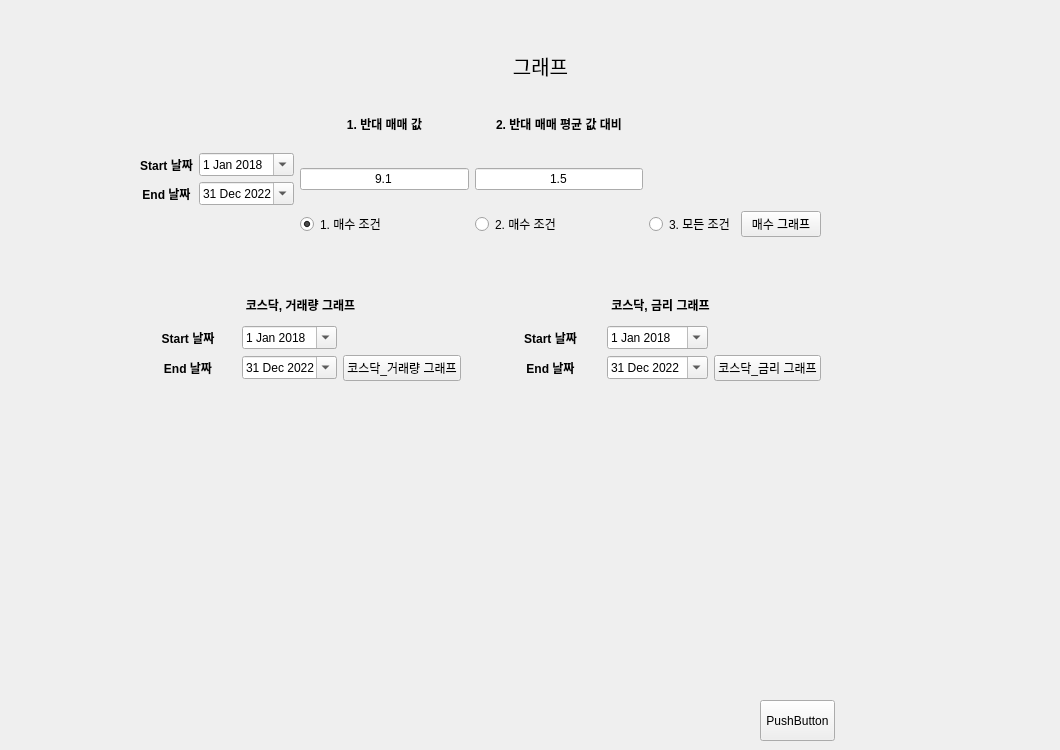
    <widget class="QWidget" name="page">
     <widget class="QLabel" name="label_search_3">
      <property name="geometry">
       <rect>
        <x>30</x>
        <y>40</y>
        <width>1021</width>
        <height>51</height>
       </rect>
      </property>
      <property name="font">
       <font>
        <family>맑은 고딕</family>
        <pointsize>15</pointsize>
       </font>
      </property>
      <property name="text">
       <string>그래프</string>
      </property>
      <property name="alignment">
       <set>Qt::AlignCenter</set>
      </property>
     </widget>
     <widget class="QWidget" name="gridLayoutWidget">
      <property name="geometry">
       <rect>
        <x>500</x>
        <y>290</y>
        <width>321</width>
        <height>91</height>
       </rect>
      </property>
      <layout class="QGridLayout" name="gridLayout">
       <item row="2" column="0">
        <widget class="QLabel" name="label_76">
         <property name="font">
          <font>
           <weight>75</weight>
           <bold>true</bold>
          </font>
         </property>
         <property name="text">
          <string>End 날짜</string>
         </property>
         <property name="alignment">
          <set>Qt::AlignCenter</set>
         </property>
        </widget>
       </item>
       <item row="1" column="0">
        <widget class="QLabel" name="label_75">
         <property name="font">
          <font>
           <weight>75</weight>
           <bold>true</bold>
          </font>
         </property>
         <property name="text">
          <string>Start 날짜</string>
         </property>
         <property name="alignment">
          <set>Qt::AlignCenter</set>
         </property>
        </widget>
       </item>
       <item row="2" column="2">
        <widget class="QPushButton" name="show_graph_btn3">
         <property name="text">
          <string>코스닥_금리 그래프</string>
         </property>
        </widget>
       </item>
       <item row="0" column="0" colspan="3">
        <widget class="QLabel" name="label_82">
         <property name="font">
          <font>
           <weight>75</weight>
           <bold>true</bold>
          </font>
         </property>
         <property name="text">
          <string>코스닥, 금리 그래프</string>
         </property>
         <property name="alignment">
          <set>Qt::AlignCenter</set>
         </property>
        </widget>
       </item>
       <item row="1" column="1">
        <widget class="QDateEdit" name="start_date3">
         <property name="maximumDate">
          <date>
           <year>2022</year>
           <month>12</month>
           <day>31</day>
          </date>
         </property>
         <property name="minimumDate">
          <date>
           <year>2018</year>
           <month>1</month>
           <day>1</day>
          </date>
         </property>
         <property name="calendarPopup">
          <bool>true</bool>
         </property>
         <property name="date">
          <date>
           <year>2018</year>
           <month>1</month>
           <day>1</day>
          </date>
         </property>
        </widget>
       </item>
       <item row="2" column="1">
        <widget class="QDateEdit" name="end_date3">
         <property name="maximumDate">
          <date>
           <year>2022</year>
           <month>12</month>
           <day>31</day>
          </date>
         </property>
         <property name="minimumDate">
          <date>
           <year>2018</year>
           <month>1</month>
           <day>1</day>
          </date>
         </property>
         <property name="calendarPopup">
          <bool>true</bool>
         </property>
         <property name="date">
          <date>
           <year>2022</year>
           <month>12</month>
           <day>31</day>
          </date>
         </property>
        </widget>
       </item>
      </layout>
     </widget>
     <widget class="QWidget" name="gridLayoutWidget_2">
      <property name="geometry">
       <rect>
        <x>140</x>
        <y>290</y>
        <width>321</width>
        <height>91</height>
       </rect>
      </property>
      <layout class="QGridLayout" name="gridLayout_2">
       <item row="2" column="2">
        <widget class="QPushButton" name="show_graph_btn2">
         <property name="text">
          <string>코스닥_거래량 그래프</string>
         </property>
        </widget>
       </item>
       <item row="1" column="1">
        <widget class="QDateEdit" name="start_date2">
         <property name="maximumDate">
          <date>
           <year>2022</year>
           <month>12</month>
           <day>31</day>
          </date>
         </property>
         <property name="minimumDate">
          <date>
           <year>2018</year>
           <month>1</month>
           <day>1</day>
          </date>
         </property>
         <property name="calendarPopup">
          <bool>true</bool>
         </property>
         <property name="date">
          <date>
           <year>2018</year>
           <month>1</month>
           <day>1</day>
          </date>
         </property>
        </widget>
       </item>
       <item row="2" column="1">
        <widget class="QDateEdit" name="end_date2">
         <property name="maximumDate">
          <date>
           <year>2022</year>
           <month>12</month>
           <day>31</day>
          </date>
         </property>
         <property name="minimumDate">
          <date>
           <year>2018</year>
           <month>1</month>
           <day>1</day>
          </date>
         </property>
         <property name="calendarPopup">
          <bool>true</bool>
         </property>
         <property name="date">
          <date>
           <year>2022</year>
           <month>12</month>
           <day>31</day>
          </date>
         </property>
        </widget>
       </item>
       <item row="0" column="0" colspan="3">
        <widget class="QLabel" name="label_83">
         <property name="font">
          <font>
           <weight>75</weight>
           <bold>true</bold>
          </font>
         </property>
         <property name="text">
          <string>코스닥, 거래량 그래프</string>
         </property>
         <property name="alignment">
          <set>Qt::AlignCenter</set>
         </property>
        </widget>
       </item>
       <item row="1" column="0">
        <widget class="QLabel" name="label_77">
         <property name="font">
          <font>
           <weight>75</weight>
           <bold>true</bold>
          </font>
         </property>
         <property name="text">
          <string>Start 날짜</string>
         </property>
         <property name="alignment">
          <set>Qt::AlignCenter</set>
         </property>
        </widget>
       </item>
       <item row="2" column="0">
        <widget class="QLabel" name="label_78">
         <property name="font">
          <font>
           <weight>75</weight>
           <bold>true</bold>
          </font>
         </property>
         <property name="text">
          <string>End 날짜</string>
         </property>
         <property name="alignment">
          <set>Qt::AlignCenter</set>
         </property>
        </widget>
       </item>
      </layout>
     </widget>
     <widget class="QWidget" name="gridLayoutWidget_3">
      <property name="geometry">
       <rect>
        <x>140</x>
        <y>100</y>
        <width>681</width>
        <height>137</height>
       </rect>
      </property>
      <layout class="QGridLayout" name="gridLayout_3">
       <item row="1" column="0">
        <widget class="QLabel" name="label_79">
         <property name="font">
          <font>
           <weight>75</weight>
           <bold>true</bold>
          </font>
         </property>
         <property name="text">
          <string>Start 날짜</string>
         </property>
         <property name="alignment">
          <set>Qt::AlignCenter</set>
         </property>
        </widget>
       </item>
       <item row="2" column="0">
        <widget class="QLabel" name="label_80">
         <property name="font">
          <font>
           <weight>75</weight>
           <bold>true</bold>
          </font>
         </property>
         <property name="text">
          <string>End 날짜</string>
         </property>
         <property name="alignment">
          <set>Qt::AlignCenter</set>
         </property>
        </widget>
       </item>
       <item row="0" column="3">
        <widget class="QLabel" name="label_74">
         <property name="font">
          <font>
           <weight>75</weight>
           <bold>true</bold>
          </font>
         </property>
         <property name="text">
          <string>2. 반대 매매 평균 값 대비</string>
         </property>
         <property name="alignment">
          <set>Qt::AlignCenter</set>
         </property>
        </widget>
       </item>
       <item row="2" column="1">
        <widget class="QDateEdit" name="end_date">
         <property name="maximumDate">
          <date>
           <year>2022</year>
           <month>12</month>
           <day>31</day>
          </date>
         </property>
         <property name="minimumDate">
          <date>
           <year>2018</year>
           <month>1</month>
           <day>1</day>
          </date>
         </property>
         <property name="calendarPopup">
          <bool>true</bool>
         </property>
         <property name="date">
          <date>
           <year>2022</year>
           <month>12</month>
           <day>31</day>
          </date>
         </property>
        </widget>
       </item>
       <item row="0" column="2">
        <widget class="QLabel" name="label_73">
         <property name="font">
          <font>
           <weight>75</weight>
           <bold>true</bold>
          </font>
         </property>
         <property name="text">
          <string>1. 반대 매매 값</string>
         </property>
         <property name="alignment">
          <set>Qt::AlignCenter</set>
         </property>
         <property name="wordWrap">
          <bool>true</bool>
         </property>
        </widget>
       </item>
       <item row="1" column="1">
        <widget class="QDateEdit" name="start_date">
         <property name="maximumDate">
          <date>
           <year>2022</year>
           <month>12</month>
           <day>31</day>
          </date>
         </property>
         <property name="minimumDate">
          <date>
           <year>2018</year>
           <month>1</month>
           <day>1</day>
          </date>
         </property>
         <property name="calendarPopup">
          <bool>true</bool>
         </property>
         <property name="date">
          <date>
           <year>2018</year>
           <month>1</month>
           <day>1</day>
          </date>
         </property>
        </widget>
       </item>
       <item row="1" column="3" rowspan="2">
        <widget class="QLineEdit" name="terms2_edit">
         <property name="text">
          <string>1.5</string>
         </property>
         <property name="alignment">
          <set>Qt::AlignCenter</set>
         </property>
        </widget>
       </item>
       <item row="3" column="2">
        <widget class="QRadioButton" name="terms1_radio">
         <property name="enabled">
          <bool>true</bool>
         </property>
         <property name="acceptDrops">
          <bool>false</bool>
         </property>
         <property name="text">
          <string>1. 매수 조건</string>
         </property>
         <property name="checkable">
          <bool>true</bool>
         </property>
         <property name="checked">
          <bool>true</bool>
         </property>
         <property name="autoExclusive">
          <bool>true</bool>
         </property>
        </widget>
       </item>
       <item row="3" column="3">
        <widget class="QRadioButton" name="terms2_radio">
         <property name="text">
          <string>2. 매수 조건</string>
         </property>
        </widget>
       </item>
       <item row="3" column="4">
        <widget class="QRadioButton" name="terms3_radio">
         <property name="text">
          <string>3. 모든 조건</string>
         </property>
        </widget>
       </item>
       <item row="3" column="5">
        <widget class="QPushButton" name="show_graph_btn">
         <property name="text">
          <string>매수 그래프</string>
         </property>
        </widget>
       </item>
       <item row="1" column="2" rowspan="2">
        <widget class="QLineEdit" name="terms1_edit">
         <property name="text">
          <string>9.1</string>
         </property>
         <property name="alignment">
          <set>Qt::AlignCenter</set>
         </property>
        </widget>
       </item>
      </layout>
     </widget>
     <widget class="QPushButton" name="qt_graph_btn">
      <property name="geometry">
       <rect>
        <x>760</x>
        <y>700</y>
        <width>75</width>
        <height>41</height>
       </rect>
      </property>
      <property name="text">
       <string>PushButton</string>
      </property>
     </widget>
     <widget class="PlotWidget" name="graph1" native="true">
      <property name="geometry">
       <rect>
        <x>140</x>
        <y>400</y>
        <width>501</width>
        <height>341</height>
       </rect>
      </property>
     </widget>
     <widget class="QWidget" name="verticalLayoutWidget">
      <property name="geometry">
       <rect>
        <x>660</x>
        <y>450</y>
        <width>351</width>
        <height>221</height>
       </rect>
      </property>
      <layout class="QVBoxLayout" name="graph_verticalLayout"/>
     </widget>
    </widget>
